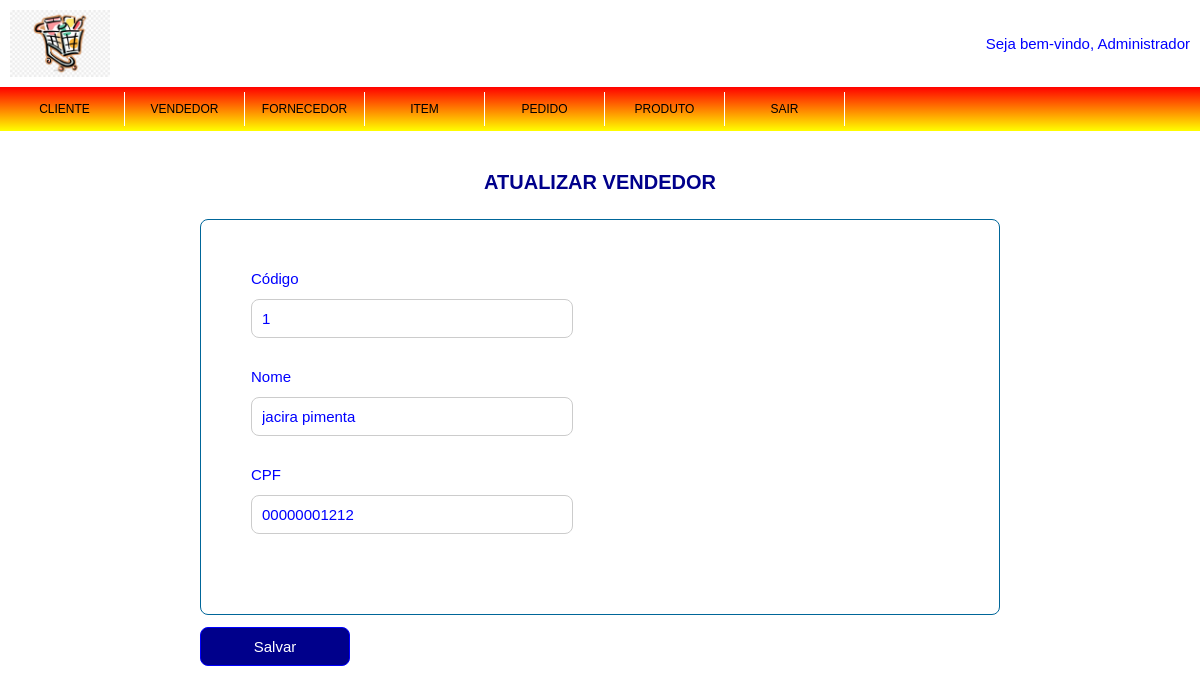
Screenshot of /admin/vendedor/editar.php?codigo_vendedor=1 (signed in) with the database file from the repository.
### tables this page shows
CREATE TABLE `vendedor` (
  `codigo_vendedor` int(11) NOT NULL,
  `nome` varchar(50) NOT NULL,
  `cpf` bigint(11) UNSIGNED ZEROFILL NOT NULL
);

### admin/vendedor/editar.php (the view)
<?php require('../topo_admin.php');
	require('../../conexao.php');
	$codigo_vendedor = $_GET['codigo_vendedor'];
	$select_vendedor = mysqli_query($conexao, "SELECT * FROM vendedor WHERE codigo_vendedor = $codigo_vendedor");
		if (mysqli_num_rows($select_vendedor) > 0) {
			$dados_vendedor = mysqli_fetch_assoc($select_vendedor);
		} else {
			echo "<script> alert ('NÃO EXISTEM VENDEDORES CADASTRADOS!');</script>";
			echo "<script> window.location.href='$url_admin/vendedor';</script>";
		}
?>
		<form id="form_vendedor" name="form_vendedor" method="post" action="salvar.php" class="form_vendedor">
			<div><h1>ATUALIZAR VENDEDOR</h1></div>
				<div class="agrupamento_vendedor">
						<div>
							<div><label>Código</label></div>
							<div><input type="text" id="codigo_vendedor" name="codigo_vendedor" value="<?php echo $dados_vendedor['codigo_vendedor'];?>" readonly></div>
						</div>
						<div>
							<div><label>Nome</label></div>
							<div><input type="text" id="nome" name="nome" value="<?php echo $dados_vendedor['nome'];?>" required autofocus></div>
						</div>
						<div>
							<div><label>CPF</label></div>
							<div><input type="text" id="cpf" name="cpf" value="<?php echo $dados_vendedor['cpf'];?>" required autofocus></div>
						</div>
				</div>
				<div><input type="submit" id="btn_entrar" name="btn_entrar" value="Salvar"></div>
		</form>
</body>
</html>

### css/estilo.css (style rules this page uses)
* { margin: 0; padding: 0; font-family: Arial, Helvetica, sans-serif; color: blue; }
html { font-size: 62.5%; }
h1 { font-size: 4rem; margin-bottom: 2.5rem; color: #00008B; text-align: center; }
label, input[type="text"], input[type="password"],input[type="submit"] { font-size: 1.5rem; }
input[type="text"], input[type="password"] { width: 300px; padding: 1.0rem; margin-top: 1.2rem; margin-bottom: 3rem; border: 1px solid #CCC; border-radius: 8px; }
input[type="submit"] { color: #FFF; width: 325px; padding: 1.0rem; margin-top: 1.2rem; margin-bottom: 1.2rem; border: 1px solid #CCC; border-radius: 8px; background: #00008B; border: 0; border: 1px solid blue; border-radius: 8px; clienter: pointer; }
.form_vendedor { width: 800px; margin: 4rem auto; }
.form_vendedor> div > h1 { font-size: 2rem; }
.form_vendedor> div > input[type="submit"] { width: 150px; }
.agrupamento_vendedor { display:flex; flex-direction: column; align-items: left; border: 1px solid #069; padding: 5rem; border-radius: 8px; }

### rows the page displays
vendedor: codigo_vendedor "1", nome "jacira pimenta", cpf "00000001212"

### other values shown
$_SESSION['nome_completo_login'] "Administrador"
